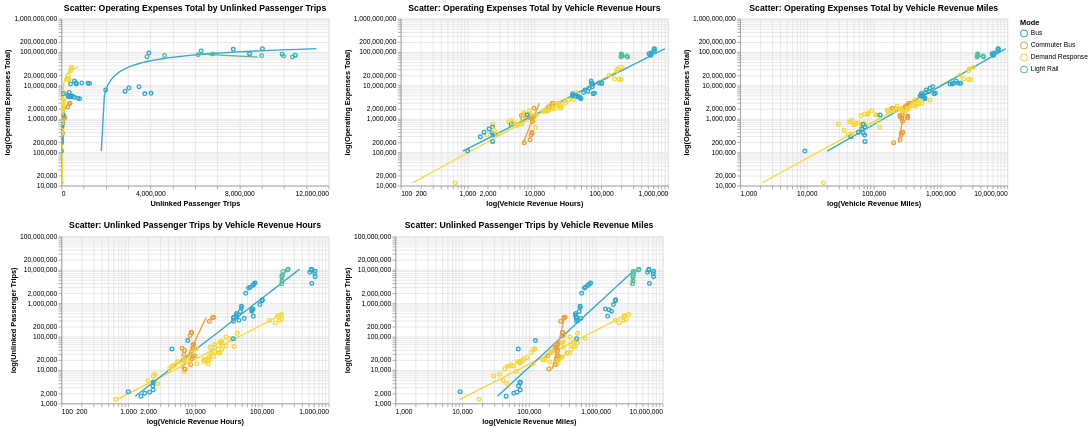

Here is the notebook cell this chart was saved with:
### Markdown cell above
Right now the axes just look log-log because of the scale setting, but transform_regression still fits the line to the raw, un-logged numbers. For most panels, method="pow" fixes this since both axes are logged. But the UPT-as-x panel only has the y-axis logged, not the x-axis, so the straight-line fit that matches that combination is an exponential curve, not a power curve,  that's what method="exp" gives us. Using pow or linear there would still draw curved, and the slope wouldn't mean what we want.

### Code cell
cost_efficiency_scatter_list = [
    make_scatterplot_with_line(
        df, 
        m, 
        "operating_expenses_total", 
        "mode_full_name",
    ) 
    for m in ["unlinked_passenger_trips", "vehicle_revenue_hours", "vehicle_revenue_miles"]
]

cost_efficiency_scatter = alt.hconcat(*cost_efficiency_scatter_list).resolve_scale(
    x='independent', y='shared'
)

service_effectiveness_scatter_list = [
    make_scatterplot_with_line(
        df, 
        m, 
        "unlinked_passenger_trips", 
        "mode_full_name",
    ) 
    for m in ["vehicle_revenue_hours", "vehicle_revenue_miles"]
]


service_effectiveness_scatter = alt.hconcat(
    *service_effectiveness_scatter_list
).resolve_scale(
    x='independent', y='shared'
)

alt.vconcat(cost_efficiency_scatter, service_effectiveness_scatter).interactive()
